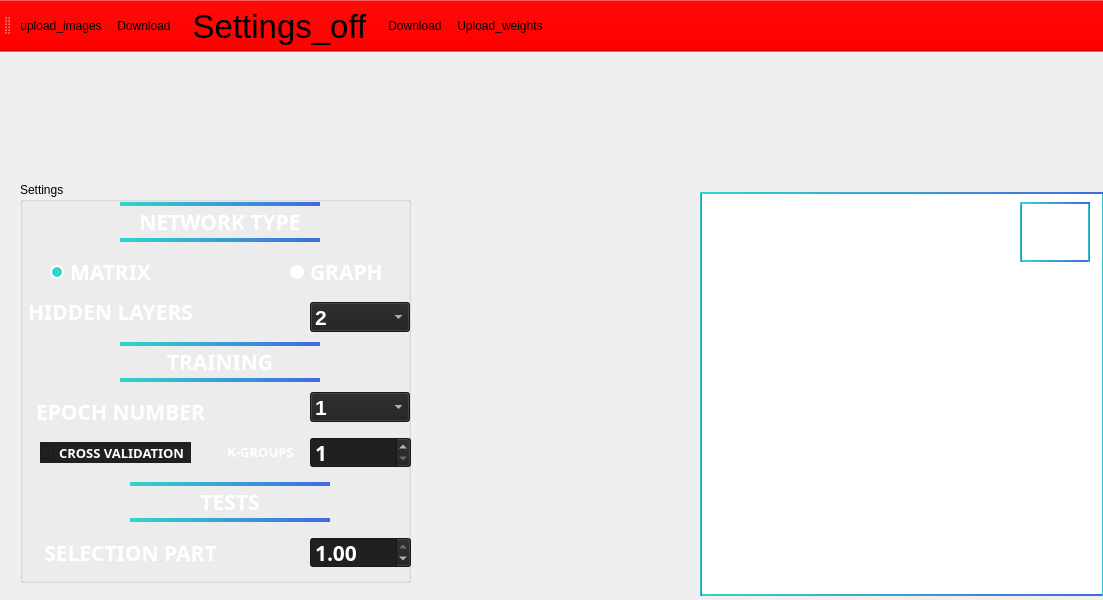
<?xml version="1.0" encoding="UTF-8"?>
<ui version="4.0">
 <class>s21_view</class>
 <widget class="QMainWindow" name="s21_view">
  <property name="geometry">
   <rect>
    <x>0</x>
    <y>0</y>
    <width>1103</width>
    <height>600</height>
   </rect>
  </property>
  <property name="windowTitle">
   <string>s21_view</string>
  </property>
  <property name="styleSheet">
   <string notr="true">
QMainWindow{

background-image: url(:/resource/qrc/icon.png);
}

QToolBar {
background-color: white;
}
QToolBar {
	background-color:  red;
}</string>
  </property>
  <widget class="QWidget" name="centralwidget">
   <widget class="RenderScene" name="scene" native="true">
    <property name="geometry">
     <rect>
      <x>700</x>
      <y>140</y>
      <width>404</width>
      <height>404</height>
     </rect>
    </property>
    <property name="minimumSize">
     <size>
      <width>402</width>
      <height>402</height>
     </size>
    </property>
    <property name="maximumSize">
     <size>
      <width>404</width>
      <height>404</height>
     </size>
    </property>
    <property name="styleSheet">
     <string notr="true">QWidget {
	background: #FFFFFF;
	border-style: solid;
	border-width: 2px 2px 2px 2px;
	border-color: qlineargradient(spread:pad, x1:0, y1:0, x2:1, y2:0, stop:0 #30D5C8 , stop:1 #4169E1);
}</string>
    </property>
    <widget class="QLabel" name="answer_label">
     <property name="geometry">
      <rect>
       <x>320</x>
       <y>10</y>
       <width>70</width>
       <height>60</height>
      </rect>
     </property>
     <property name="minimumSize">
      <size>
       <width>70</width>
       <height>60</height>
      </size>
     </property>
     <property name="maximumSize">
      <size>
       <width>70</width>
       <height>60</height>
      </size>
     </property>
     <property name="font">
      <font>
       <family>Umpush</family>
       <pointsize>-1</pointsize>
       <bold>true</bold>
      </font>
     </property>
     <property name="styleSheet">
      <string notr="true">QLabel {
	color: #30D5C8;
	font-size: 72px;
   background: rgba(255, 255, 255, 0)
}</string>
     </property>
     <property name="text">
      <string/>
     </property>
     <property name="alignment">
      <set>Qt::AlignCenter</set>
     </property>
    </widget>
   </widget>
   <widget class="QLabel" name="label">
    <property name="geometry">
     <rect>
      <x>940</x>
      <y>10</y>
      <width>151</width>
      <height>121</height>
     </rect>
    </property>
    <property name="styleSheet">
     <string notr="true">QLabel {
/*	background-color:  qlineargradient(spread:pad, x1:0, y1:0, x2:1, y2:0, stop:0 #30D5C8 , stop:1 #4169E1);*/
	background-image: url(:/resource/qrc/sber.png);
	font: 16pt ;
	font-weight: bold;
	color: #FFFFFF;
	/*border-style: solid;
	border-width: 4px 4px 4px 4px;
	border-color: qlineargradient(spread:pad, x1:0, y1:0, x2:1, y2:0, stop:0 #30D5C8 , stop:1 #4169E1);*/
}</string>
    </property>
    <property name="text">
     <string/>
    </property>
   </widget>
   <widget class="QGroupBox" name="groupBox_settings">
    <property name="geometry">
     <rect>
      <x>20</x>
      <y>130</y>
      <width>391</width>
      <height>401</height>
     </rect>
    </property>
    <property name="title">
     <string>Settings</string>
    </property>
    <widget class="QLabel" name="selectionPartLabel">
     <property name="geometry">
      <rect>
       <x>20</x>
       <y>350</y>
       <width>181</width>
       <height>41</height>
      </rect>
     </property>
     <property name="font">
      <font>
       <family>Umpush</family>
       <pointsize>16</pointsize>
       <italic>false</italic>
       <bold>true</bold>
      </font>
     </property>
     <property name="styleSheet">
      <string notr="true">QLabel {
	font: 16pt ;
	font-weight: bold;
	color: #FFFFFF;

}</string>
     </property>
     <property name="text">
      <string>SELECTION PART</string>
     </property>
     <property name="alignment">
      <set>Qt::AlignCenter</set>
     </property>
    </widget>
    <widget class="QLabel" name="testsLabel">
     <property name="geometry">
      <rect>
       <x>110</x>
       <y>300</y>
       <width>200</width>
       <height>40</height>
      </rect>
     </property>
     <property name="font">
      <font>
       <family>Umpush</family>
       <pointsize>16</pointsize>
       <italic>false</italic>
       <bold>true</bold>
      </font>
     </property>
     <property name="styleSheet">
      <string notr="true">QLabel {
	font: 16pt ;
	font-weight: bold;
	color: #FFFFFF;
	border-style: solid;
	border-width: 4px 0px 4px 0px;
	border-color: qlineargradient(spread:pad, x1:0, y1:0, x2:1, y2:0, stop:0 #30D5C8 , stop:1 #4169E1);
}</string>
     </property>
     <property name="text">
      <string>TESTS</string>
     </property>
     <property name="alignment">
      <set>Qt::AlignCenter</set>
     </property>
    </widget>
    <widget class="QRadioButton" name="graphTypeButton">
     <property name="geometry">
      <rect>
       <x>270</x>
       <y>70</y>
       <width>120</width>
       <height>40</height>
      </rect>
     </property>
     <property name="font">
      <font>
       <family>Umpush</family>
       <pointsize>16</pointsize>
       <italic>false</italic>
       <bold>true</bold>
      </font>
     </property>
     <property name="styleSheet">
      <string notr="true">QRadioButton{
	font: 16pt ;
	font-weight: bold;
	color: #FFFFFF;
}

QRadioButton::indicator {
    width:                  10px;
    height:                 10px;
    border-radius:          7px;
}

QRadioButton::indicator:checked {
    background-color:       #30D5C8;
    border:                 2px solid white;
}

QRadioButton::indicator:unchecked {
    background-color:       #FFFFFF;
    border:                 2px solid white;
}</string>
     </property>
     <property name="text">
      <string>GRAPH</string>
     </property>
    </widget>
    <widget class="QLabel" name="epochNumberLabel">
     <property name="geometry">
      <rect>
       <x>10</x>
       <y>210</y>
       <width>181</width>
       <height>40</height>
      </rect>
     </property>
     <property name="font">
      <font>
       <family>Umpush</family>
       <pointsize>16</pointsize>
       <italic>false</italic>
       <bold>true</bold>
      </font>
     </property>
     <property name="styleSheet">
      <string notr="true">QLabel {
	font: 16pt ;
	font-weight: bold;
	color: #FFFFFF;

}</string>
     </property>
     <property name="text">
      <string>EPOCH NUMBER</string>
     </property>
     <property name="alignment">
      <set>Qt::AlignCenter</set>
     </property>
    </widget>
    <widget class="QRadioButton" name="matrixTypeButton">
     <property name="geometry">
      <rect>
       <x>30</x>
       <y>70</y>
       <width>120</width>
       <height>40</height>
      </rect>
     </property>
     <property name="font">
      <font>
       <family>Umpush</family>
       <pointsize>16</pointsize>
       <italic>false</italic>
       <bold>true</bold>
      </font>
     </property>
     <property name="layoutDirection">
      <enum>Qt::LeftToRight</enum>
     </property>
     <property name="styleSheet">
      <string notr="true">QRadioButton{
	font: 16pt ;
	font-weight: bold;
	color: #FFFFFF;
}

QRadioButton::indicator {
    width:                  10px;
    height:                 10px;
    border-radius:          7px;
}

QRadioButton::indicator:checked {
    background-color:       #30D5C8;
    border:                 2px solid white;
}

QRadioButton::indicator:unchecked {
    background-color:       #FFFFFF;
    border:                 2px solid white;
}</string>
     </property>
     <property name="text">
      <string>MATRIX</string>
     </property>
     <property name="checked">
      <bool>true</bool>
     </property>
    </widget>
    <widget class="QLabel" name="hiddenLayersLabel">
     <property name="geometry">
      <rect>
       <x>0</x>
       <y>110</y>
       <width>181</width>
       <height>40</height>
      </rect>
     </property>
     <property name="font">
      <font>
       <family>Umpush</family>
       <pointsize>16</pointsize>
       <italic>false</italic>
       <bold>true</bold>
      </font>
     </property>
     <property name="styleSheet">
      <string notr="true">QLabel {
	font: 16pt ;
	font-weight: bold;
	color: #FFFFFF;

}</string>
     </property>
     <property name="text">
      <string>HIDDEN LAYERS</string>
     </property>
     <property name="alignment">
      <set>Qt::AlignCenter</set>
     </property>
    </widget>
    <widget class="QDoubleSpinBox" name="selectonPartSpinBox">
     <property name="geometry">
      <rect>
       <x>290</x>
       <y>355</y>
       <width>101</width>
       <height>31</height>
      </rect>
     </property>
     <property name="font">
      <font>
       <family>Umpush</family>
       <pointsize>16</pointsize>
       <italic>false</italic>
       <bold>true</bold>
      </font>
     </property>
     <property name="styleSheet">
      <string notr="true">QDoubleSpinBox {
	font: 16pt ;
	font-weight: bold;
	color: #FFFFFF;
	background: #202020;
}</string>
     </property>
     <property name="maximum">
      <double>1.000000000000000</double>
     </property>
     <property name="singleStep">
      <double>0.050000000000000</double>
     </property>
     <property name="value">
      <double>1.000000000000000</double>
     </property>
    </widget>
    <widget class="QSpinBox" name="kGroupsSpinBox">
     <property name="geometry">
      <rect>
       <x>290</x>
       <y>255</y>
       <width>101</width>
       <height>31</height>
      </rect>
     </property>
     <property name="font">
      <font>
       <family>Umpush</family>
       <pointsize>16</pointsize>
       <italic>false</italic>
       <bold>true</bold>
      </font>
     </property>
     <property name="styleSheet">
      <string notr="true">QSpinBox {
	font: 16pt ;
	font-weight: bold;
	color: #FFFFFF;
	background: #202020;
}</string>
     </property>
     <property name="minimum">
      <number>1</number>
     </property>
     <property name="maximum">
      <number>10</number>
     </property>
    </widget>
    <widget class="QCheckBox" name="crossValidationCheckBox">
     <property name="geometry">
      <rect>
       <x>20</x>
       <y>260</y>
       <width>151</width>
       <height>21</height>
      </rect>
     </property>
     <property name="font">
      <font>
       <family>Umpush</family>
       <pointsize>10</pointsize>
       <italic>false</italic>
       <bold>true</bold>
      </font>
     </property>
     <property name="styleSheet">
      <string notr="true">QCheckBox {
	font: 10pt ;
	font-weight: bold;
	color: #FFFFFF;
	background-color: #202020;
}
</string>
     </property>
     <property name="text">
      <string>CROSS VALIDATION</string>
     </property>
    </widget>
    <widget class="QComboBox" name="layersBox">
     <property name="geometry">
      <rect>
       <x>290</x>
       <y>120</y>
       <width>100</width>
       <height>30</height>
      </rect>
     </property>
     <property name="layoutDirection">
      <enum>Qt::LeftToRight</enum>
     </property>
     <property name="autoFillBackground">
      <bool>false</bool>
     </property>
     <property name="styleSheet">
      <string notr="true">QComboBox {
	font: 16pt ;
	font-weight: bold;
	color: #FFFFFF;
	background: #202020;
}

QComboBox QAbstractItemView{
	font: 16pt ;
	font-weight: bold;
	color: #FFFFFF;
	background: #202020;
	selection-background-color: qlineargradient(spread:pad, x1:0, y1:0, x2:1, y2:0, stop:0 #30D5C8 , stop:1 #4169E1);;
}

QComboBox::item:selected {
	background-color: qlineargradient(spread:pad, x1:0, y1:0, x2:1, y2:0, stop:0 #30D5C8 , stop:1 #4169E1);
}


</string>
     </property>
     <property name="currentIndex">
      <number>0</number>
     </property>
     <property name="maxVisibleItems">
      <number>4</number>
     </property>
     <item>
      <property name="text">
       <string>2</string>
      </property>
     </item>
     <item>
      <property name="text">
       <string>3</string>
      </property>
     </item>
     <item>
      <property name="text">
       <string>4</string>
      </property>
     </item>
     <item>
      <property name="text">
       <string>5</string>
      </property>
     </item>
    </widget>
    <widget class="QLabel" name="kGroupsLabel">
     <property name="geometry">
      <rect>
       <x>200</x>
       <y>250</y>
       <width>81</width>
       <height>40</height>
      </rect>
     </property>
     <property name="font">
      <font>
       <family>Umpush</family>
       <pointsize>10</pointsize>
       <italic>false</italic>
       <bold>true</bold>
      </font>
     </property>
     <property name="styleSheet">
      <string notr="true">QLabel {
	font: 10pt ;
	font-weight: bold;
	color: #FFFFFF;

}</string>
     </property>
     <property name="text">
      <string>K-GROUPS</string>
     </property>
     <property name="alignment">
      <set>Qt::AlignCenter</set>
     </property>
    </widget>
    <widget class="QLabel" name="trainingLabel">
     <property name="geometry">
      <rect>
       <x>100</x>
       <y>160</y>
       <width>200</width>
       <height>40</height>
      </rect>
     </property>
     <property name="font">
      <font>
       <family>Umpush</family>
       <pointsize>16</pointsize>
       <italic>false</italic>
       <bold>true</bold>
      </font>
     </property>
     <property name="styleSheet">
      <string notr="true">QLabel {
	font: 16pt ;
	font-weight: bold;
	color: #FFFFFF;
	border-style: solid;
	border-width: 4px 0px 4px 0px;
	border-color: qlineargradient(spread:pad, x1:0, y1:0, x2:1, y2:0, stop:0 #30D5C8 , stop:1 #4169E1);
}</string>
     </property>
     <property name="text">
      <string>TRAINING</string>
     </property>
     <property name="alignment">
      <set>Qt::AlignCenter</set>
     </property>
    </widget>
    <widget class="QLabel" name="networkTypeLabel">
     <property name="geometry">
      <rect>
       <x>100</x>
       <y>20</y>
       <width>200</width>
       <height>40</height>
      </rect>
     </property>
     <property name="font">
      <font>
       <family>Umpush</family>
       <pointsize>16</pointsize>
       <italic>false</italic>
       <bold>true</bold>
      </font>
     </property>
     <property name="styleSheet">
      <string notr="true">QLabel {
	font: 16pt ;
	font-weight: bold;
	color: #FFFFFF;
	border-style: solid;
	border-width: 4px 0px 4px 0px;
	border-color: qlineargradient(spread:pad, x1:0, y1:0, x2:1, y2:0, stop:0 #30D5C8 , stop:1 #4169E1);
}</string>
     </property>
     <property name="text">
      <string>NETWORK TYPE</string>
     </property>
     <property name="alignment">
      <set>Qt::AlignCenter</set>
     </property>
    </widget>
    <widget class="QComboBox" name="epochBox">
     <property name="geometry">
      <rect>
       <x>290</x>
       <y>210</y>
       <width>100</width>
       <height>30</height>
      </rect>
     </property>
     <property name="layoutDirection">
      <enum>Qt::LeftToRight</enum>
     </property>
     <property name="autoFillBackground">
      <bool>false</bool>
     </property>
     <property name="styleSheet">
      <string notr="true">QComboBox {
	font: 16pt ;
	font-weight: bold;
	color: #FFFFFF;
	background: #202020;
}

QComboBox QAbstractItemView{
	font: 16pt ;
	font-weight: bold;
	color: #FFFFFF;
	background: #202020;
	selection-background-color: qlineargradient(spread:pad, x1:0, y1:0, x2:1, y2:0, stop:0 #30D5C8 , stop:1 #4169E1);;
}

QComboBox::item:selected {
	background-color: qlineargradient(spread:pad, x1:0, y1:0, x2:1, y2:0, stop:0 #30D5C8 , stop:1 #4169E1);
}


</string>
     </property>
     <property name="currentIndex">
      <number>0</number>
     </property>
     <property name="maxVisibleItems">
      <number>4</number>
     </property>
     <item>
      <property name="text">
       <string>1</string>
      </property>
     </item>
     <item>
      <property name="text">
       <string>2</string>
      </property>
     </item>
     <item>
      <property name="text">
       <string>3</string>
      </property>
     </item>
     <item>
      <property name="text">
       <string>4</string>
      </property>
     </item>
     <item>
      <property name="text">
       <string>5</string>
      </property>
     </item>
    </widget>
   </widget>
  </widget>
  <widget class="QToolBar" name="toolBar">
   <property name="windowTitle">
    <string>toolBar</string>
   </property>
   <property name="iconSize">
    <size>
     <width>50</width>
     <height>32</height>
    </size>
   </property>
   <attribute name="toolBarArea">
    <enum>TopToolBarArea</enum>
   </attribute>
   <attribute name="toolBarBreak">
    <bool>false</bool>
   </attribute>
   <addaction name="action_upload_images"/>
   <addaction name="actionDownload_images"/>
   <addaction name="actionSettings"/>
   <addaction name="actionDownload_weights"/>
   <addaction name="actionUpload_weights"/>
  </widget>
  <action name="actionDownload_images">
   <property name="icon">
    <iconset resource="resource.qrc">
     <normaloff>:/resource/qrc/download.png</normaloff>:/resource/qrc/download.png</iconset>
   </property>
   <property name="text">
    <string>Download</string>
   </property>
   <property name="toolTip">
    <string>Dowonload Images</string>
   </property>
  </action>
  <action name="actionSettings">
   <property name="icon">
    <iconset resource="resource.qrc">
     <normaloff>:/resource/qrc/setting.png</normaloff>:/resource/qrc/setting.png</iconset>
   </property>
   <property name="text">
    <string>Settings_off</string>
   </property>
   <property name="toolTip">
    <string>Setting</string>
   </property>
   <property name="font">
    <font>
     <pointsize>25</pointsize>
    </font>
   </property>
  </action>
  <action name="action_upload_images">
   <property name="icon">
    <iconset resource="resource.qrc">
     <normaloff>:/resource/qrc/upload.png</normaloff>:/resource/qrc/upload.png</iconset>
   </property>
   <property name="text">
    <string>upload_images</string>
   </property>
   <property name="toolTip">
    <string>Upload Images</string>
   </property>
  </action>
  <action name="actionDownload_weights">
   <property name="icon">
    <iconset resource="resource.qrc">
     <normaloff>:/resource/qrc/download.png</normaloff>:/resource/qrc/download.png</iconset>
   </property>
   <property name="text">
    <string>Download</string>
   </property>
   <property name="toolTip">
    <string>Download weights</string>
   </property>
  </action>
  <action name="actionUpload_weights">
   <property name="icon">
    <iconset resource="resource.qrc">
     <normaloff>:/resource/qrc/upload.png</normaloff>:/resource/qrc/upload.png</iconset>
   </property>
   <property name="text">
    <string>Upload_weights</string>
   </property>
   <property name="toolTip">
    <string>Upload Weights</string>
   </property>
  </action>
 </widget>
 <customwidgets>
  <customwidget>
   <class>RenderScene</class>
   <extends>QWidget</extends>
   <header>render_scene.h</header>
   <container>1</container>
  </customwidget>
 </customwidgets>
 <resources>
  <include location="resource.qrc"/>
 </resources>
 <connections/>
</ui>
